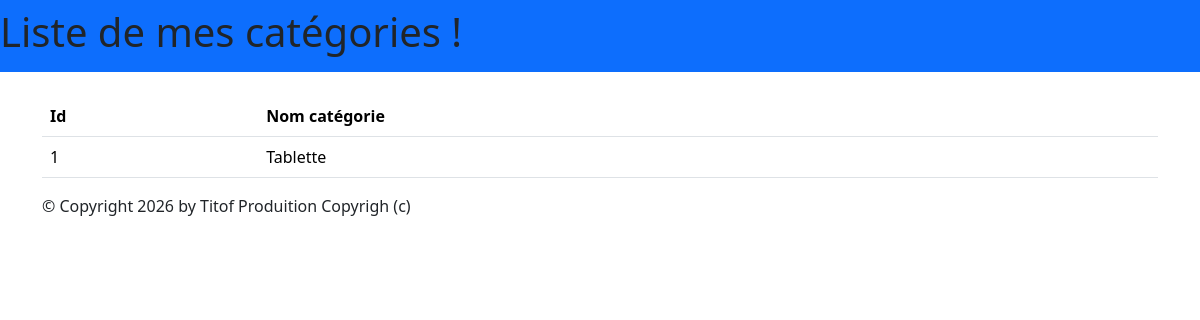
Page /monApp/categories/ on the earlier database version.
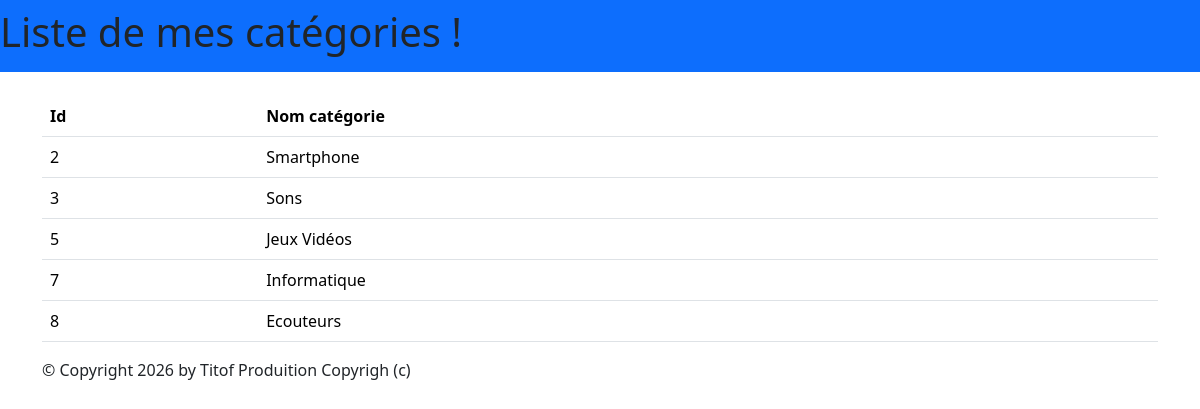
Same page on the later database version.
### monApp/models.py (models this page shows, shortened)
class Categorie(models.Model):
    idCat = models.AutoField(primary_key=True)
    nomCat = models.CharField(max_length=100)

### monApp/views.py (the view)
# urls.py: path('categories/',views.ListCategories ,name='categories'),
def ListCategories(request):
    cats = Categorie.objects.all()
    return render(request, 'monApp/ListCategories.html',{'categoires': cats})

### monApp/templates/monApp/ListCategories.html
{% extends 'monApp/base.html' %}
{% block menu %}
    <h1>Liste de mes catégories !</h1>
{% endblock %}
{% block contenu %}
    <table class="table">
        <thead>
            <tr>
                <th>Id</th>
                <th>Nom catégorie</th>
            </tr>
        </thead>
        <tbody>
            {% for cat in categoires %}
            <tr>
                <td>{{ cat.idCat }}</td>
                <td>{{ cat.nomCat }}</td>
            </tr>
            {% endfor %}
        </tbody>
    </table>
{% endblock %}

### monApp/templates/monApp/base.html (shortened to what this page needs)
<!doctype html>
{% load static %}
<html lang="fr">
    <head>
        {% block styles %}
            <link rel="stylesheet" href="{% static 'css/styles.css' %}" />
            {% load bootstrap5 %}
            {% bootstrap_css %}
        {% endblock %}
    </head>
    <body>
        {% block nav %}
        <nav class="navbar navbar-expand-md navbar-dark bg-primary mb-4">
            {% block menu %}{% endblock %}
        </nav >
        {% endblock %}
        <main role="main" class="container top-pushed">
            <div class="jumbotron">
                {% block contenu %}
                {% endblock %}
            </div>
        </main >
        <footer class="footer">
            <div class="container">
                <p>&copy; Copyright {% now "Y" %} by Titof Produition Copyrigh (c)</p>
            </div>
        </footer>
    </body>
</html>

### monApp/static/css/styles.css (style rules this page uses)
h1 { color:red; }

Differences in the rows shown:
removed Categorie: idCat "1", nomCat "Tablette"
added Categorie: idCat "2", nomCat "Smartphone"
added Categorie: idCat "3", nomCat "Sons"
added Categorie: idCat "5", nomCat "Jeux Vidéos"
added Categorie: idCat "7", nomCat "Informatique"
added Categorie: idCat "8", nomCat "Ecouteurs"
